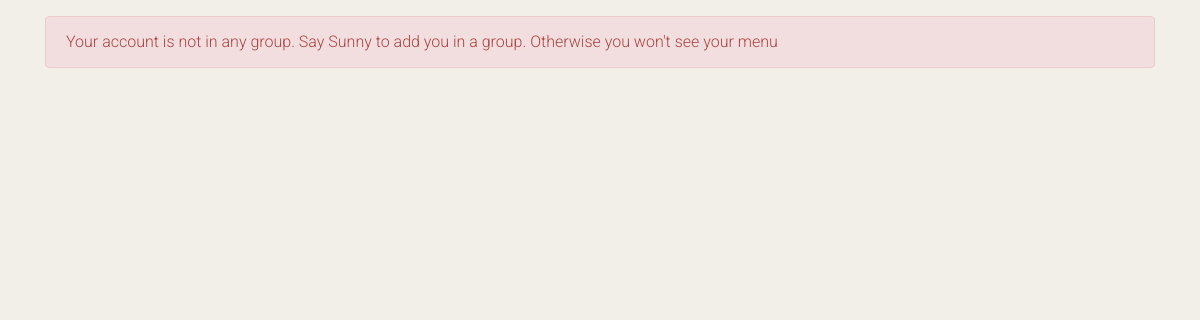
The app's page /student_top/ (signed in), older data.
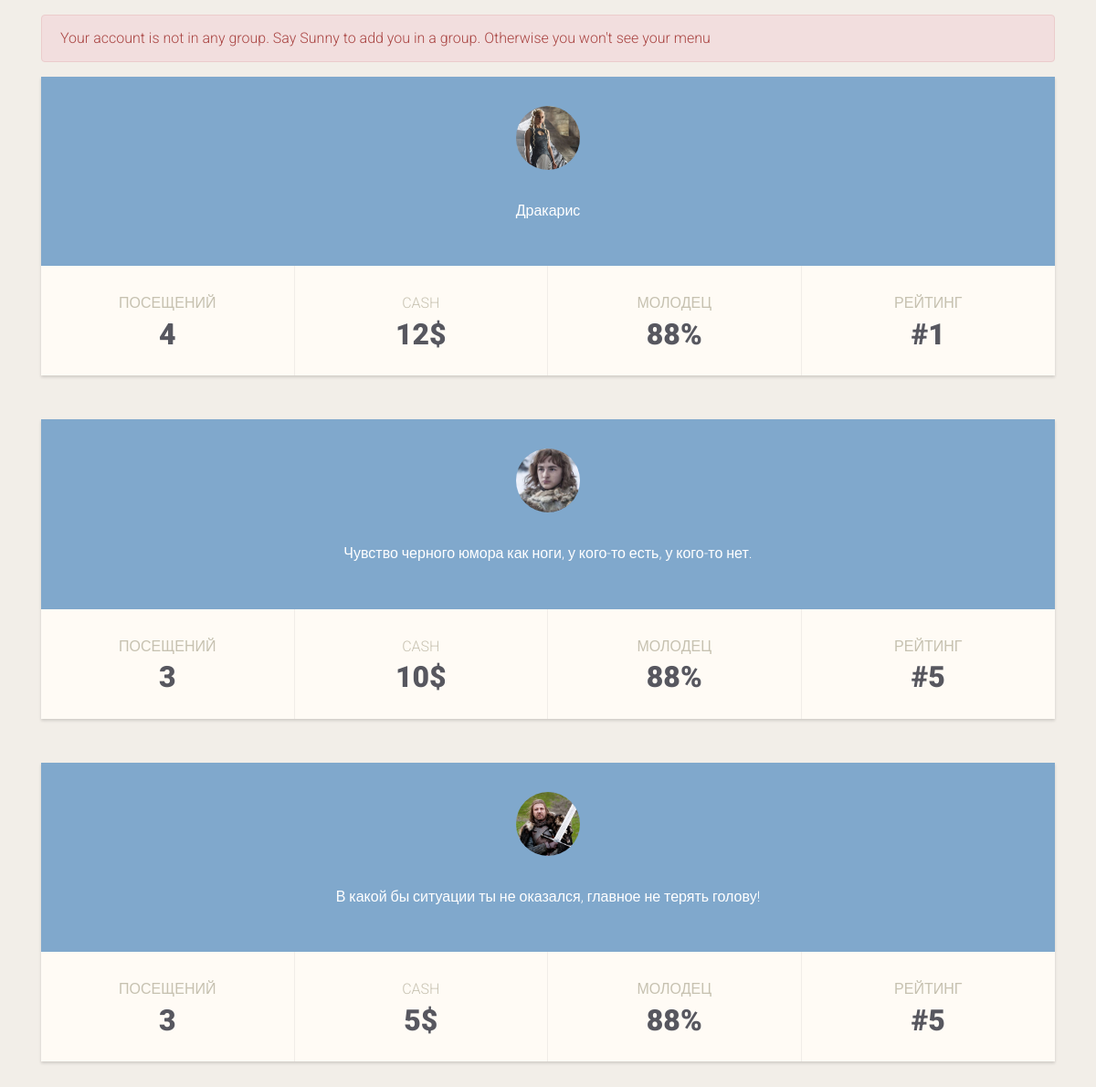
The same page, newer data.
### sunny/models.py (models this page shows, shortened)
class Student(models.Model):
    user = models.OneToOneField(User)
    teacher = models.ForeignKey(Teacher, blank=True)
    books = models.ManyToManyField(Book, blank=True)
    pic = models.ImageField(verbose_name='аватарка', blank=True, upload_to='profile_images')
    cite = models.CharField(max_length=400, blank=True)
    phone = models.CharField(max_length=20, blank=True)
    rate = models.PositiveIntegerField(verbose_name='рейтинг', blank=True)  # todo как сделать по умолчанию None
    cash = models.IntegerField(blank=True)  # todo как сделать по умолчанию None
    visits = models.IntegerField(blank=True)  # todo как сделать по умолчанию None

### sunny/views.py (the view)
# urls.py: url(r'^student_top/$', views.student_top, name='student_top'),
@login_required
def student_top(request):
    top_3 = Student.objects.all().order_by('rate')[:3]
    top_students = Student.objects.all().order_by('rate')[3:]
    return render(request, 'sunny/student_top.html', {'top_3': top_3, 'top_students': top_students})

### sunny/templatetags/sunny_tags.py (called while the page is built)
@register.inclusion_tag('sunny/menu.html')
def get_menu(authenticated_user):
    menu_context = {}
    print("User in the Students group: {}".format(authenticated_user.groups.filter(name="Students").exists()))
    if authenticated_user.groups.filter(name='Students').exists():
        menu_context['students'] = True
    elif authenticated_user.groups.filter(name='Teachers').exists():
        menu_context['teachers'] = True
    menu_context['user'] = authenticated_user
    menu_context['MEDIA_URL'] = MEDIA_URL
    return menu_context

@register.inclusion_tag('sunny/slide_menu.html')
def get_slide_menu(authenticated_user):
    menu_context = {}
    if authenticated_user.groups.filter(name='Students').exists():
        menu_context['students'] = True
    elif authenticated_user.groups.filter(name='Teachers').exists():
        menu_context['teachers'] = True
    menu_context['user'] = authenticated_user
    menu_context['MEDIA_URL'] = MEDIA_URL
    return menu_context

### templates/sunny/student_top.html (shortened to what this page needs)
{% extends 'sunny/base.html' %}
{% load staticfiles %}
{% block content %}
    {% if top_3 %}
        <div class="tl-stds">
            <div class="row">
                {% for member in top_3 %}
                    <div class="col-md-12">
                        <div class="tl-stdu mb-5">
                            <div class="tl-std-h">
                                <img class="img-fluid" src="{{ MEDIA_URL }}{{ member.pic }}" alt="Фотография студента">
                                <p>{{ member.cite }}</p>
                            </div>
                            <div class="t-std-s container">
                                <div class="row">
                                    <div class="col-md-3 col-sm-3 col-6 bora-1"><h4>Посещений</h4><span>{{ member.visits }}</span></div>
                                    <div class="col-md-3 col-sm-3 col-6 bora-2"><h4>Cash</h4><span>{{ member.cash }}$</span></div>
                                    <div class="col-md-3 col-sm-3 col-6 bora-3"><h4>Молодец</h4><span>88%</span></div>
                                    <div class="col-md-3 col-sm-3 col-6 bora-4"><h4>Рейтинг</h4><span>#{{ member.rate }}</span></div>
                                </div>
                            </div>
                        </div>
                    </div>
                {% endfor %}
            </div>
        </div>
    {% endif %}
{% endblock %}

### templates/sunny/base.html (shortened to what this page needs)
<!DOCTYPE html>
{% load staticfiles %}
{% load sunny_tags %}
<html lang="ru">
<head>
	<link rel="stylesheet" href="{% static 'css/bootstrap.min.css' %}">
	<link rel="stylesheet" href="{% static 'libs/animate/animate.css' %}">
	<link rel="stylesheet" href="{% static 'libs/sidebars/slidebars.min.css' %}">
	<link rel="stylesheet" href="{% static 'css/fonts.css' %}">
	<link rel="stylesheet" href="{% static 'css/font-awesome.min.css' %}">
	<link rel="stylesheet" href="{% static 'css/main.css' %}">
	<link rel="stylesheet" href="{% static 'css/media.css' %}">
</head>
<body>
<div canvas="container" class="main-container">
    {% get_menu user %}
	<div class="container">
        {% block content %}
        {% endblock content %}
	</div>
</div>
</body>
</html>

### templates/sunny/menu.html (shortened to what this page needs)
{% if not students and not teachers %}
    <div class="container">
        <div class="alert alert-danger mt-3">Your account is not in any group. Say Sunny to add you in a group. Otherwise you won't see your menu</div>
    </div>
{% endif %}

### static/css/main.css (style rules this page uses)
html { font-size: 16px; }
body { font-family: sans-serif; position: relative; line-height: 1.6; font-family: "Roboto", sans-serif; font-weight: 300; }
body, .main-container { background-color: #F2EEE8; padding-bottom: 3rem; }
.tl-stdu { background-color: #FFFBF5; border: none; margin-bottom: 3rem; -webkit-box-shadow: 0 2px 3px rgba(0,0,0,0.15); box-shadow: 0 2px 3px rgba(0,0,0,0.15); }
.tl-std-h { position: relative; background-color: #80a8cc; text-align: center; padding: 2rem 1rem; color: #fff; }
.tl-std-h img { width: 70px; border-radius: 3rem; margin-bottom: 1.5rem; }
.t-std-s { text-align: center; }
.t-std-s h4 { font-size: 1rem; font-weight: 300; color: #C6C1B0; text-align: center; text-transform: uppercase; padding-top: 2rem; margin-bottom: 0; }
.t-std-s span { color: #57575F; font-weight: 900; font-size: 2rem; display: block; padding-bottom: 1.2rem; }
.bora-1, .bora-2, .bora-3 { border-right: 1px solid #F1EDE8; }

Row changes from the older to the newer data that the page shows:
added Student: pic (picture), cite "Дракарис", visits "4", cash "12", rate "1"
added Student: pic (picture), cite "Чувство черного юмора как ноги, у кого-то есть, у кого-то нет.", visits "3", cash "10", rate "5"
added Student: pic (picture), cite "В какой бы ситуации ты не оказался, главное не терять голову!", visits "3", cash "5", rate "5"
